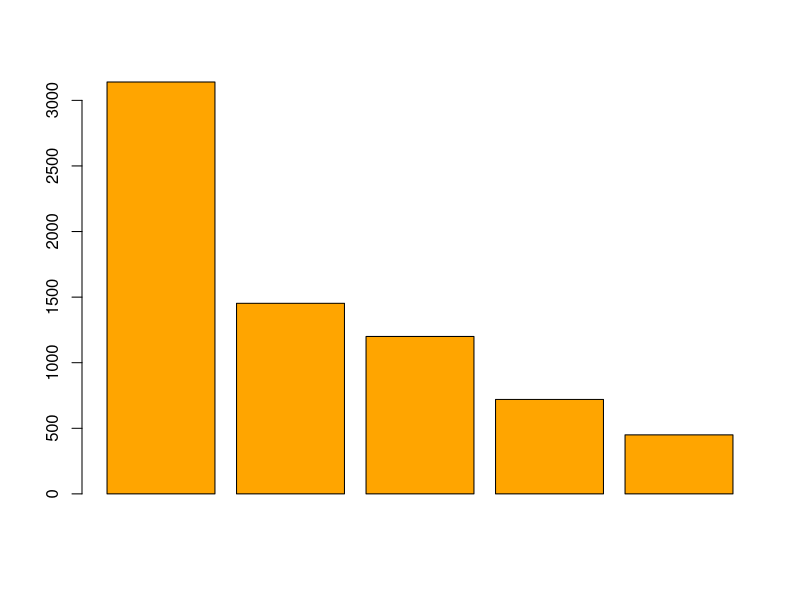

R code for this plot:
## Problema 1
Pinus <- 3140
Pinus
Mezquite <- 1453
Mezquite
Teka <- 1200
Teka
Juiperos <- 720
Juiperos
Encinos <- 450
Encinos 
superficie<- c(Pinus, Mezquite, Teka, Juiperos, Encinos)
barplot( superficie, col = "orange")
mean(superficie)


## Problema 2
germinacion<- c(4, 1, 6, 2, 4, 2, 4, 2, 4, 6, 3, 5, 3, 2, 5, 4, 0, 5, 4,
                2, 4, 5, 3, 5, 3, 5, 4, 3, 6, 2)
mean(germinacion)
sd(germinacion)

## Problema 3
Altura<- c(38, 14, 44, 11, 9, 21, 39, 28, 41, 4, 35, 24, 36, 12,
           20, 31, 24, 25, 10, 21, 11, 36, 37, 20, 26)
mean(Altura)
sd(Altura)
